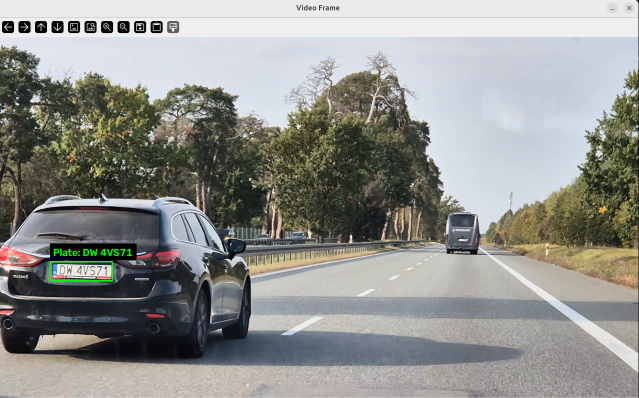
#> input picture alpr/Pasted image.png, 639 x 398 px
$ python -i deskew_license_plates.py   (imports and definitions only)
#> lines starting #> are read from the running program, lines starting #| are printed output that depends on the picture
#> further down, picture is the input picture: shape (398, 639, 3); mean B, G, R 141.7, 145.6, 144.5
from dataclasses import dataclass
from math import atan2, ceil, degrees, hypot, pi

import cv2


@dataclass(frozen=True)
class ReferenceLine:
    start: tuple[int, int]
    end: tuple[int, int]
    angle: float
    weight: float


class LpDeskew:
    """Straighten a plate using its near-horizontal edges and text strokes."""

    def find_reference_lines(self, image) -> list[ReferenceLine]:
        if image is None or image.size == 0:
            raise ValueError("image must be a non-empty OpenCV image")

        if image.ndim == 2:
            gray = image
        elif image.ndim == 3 and image.shape[2] == 3:
            gray = cv2.cvtColor(image, cv2.COLOR_BGR2GRAY)
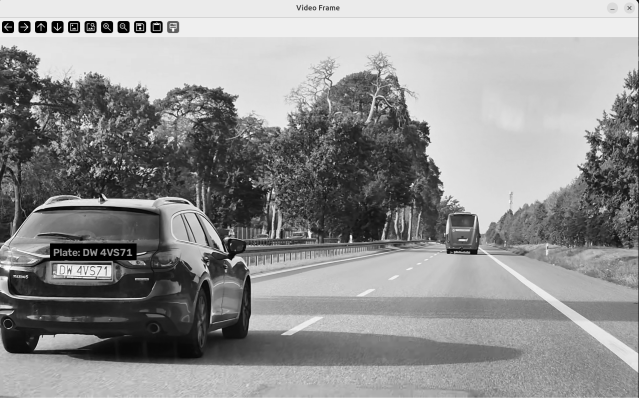
#> gray: shape (398, 639); min 0, max 255, mean 144.8
        elif image.ndim == 3 and image.shape[2] == 4:
            gray = cv2.cvtColor(image, cv2.COLOR_BGRA2GRAY)
        else:
            raise ValueError("image must be grayscale, BGR, or BGRA")

        width = gray.shape[1]
#> width = 639
        edges = cv2.Canny(cv2.GaussianBlur(gray, (3, 3), 0), 50, 150)
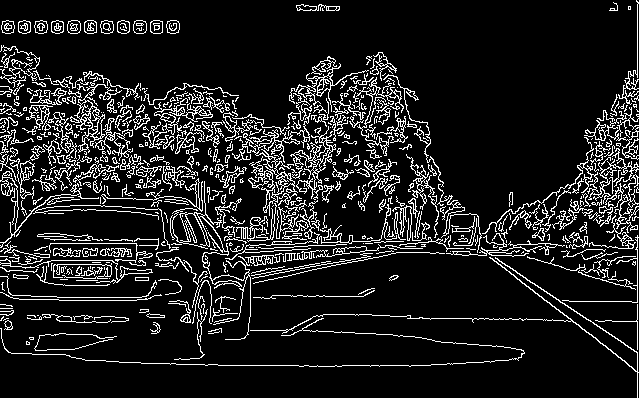
#> edges: shape (398, 639); 12.1% white in thin lines or dots
        segments = cv2.HoughLinesP(
            edges,
            rho=1,
            theta=pi / 180,
            threshold=max(8, round(width * 0.1)),
            minLineLength=max(8, round(width * 0.2)),
            maxLineGap=max(2, round(width * 0.05)),
        )
#> segments = 201 rows, first 6: [637, 397, 637, 1], [6, 256, 170, 251], [2, 73, 442, 191], [8, 271, 636, 216], [446, 248, 628, 236], [383, 229, 605, 249]

        references = []
        if segments is None:
            return references

        for x1, y1, x2, y2 in segments.reshape(-1, 4):
            dx, dy = int(x2 - x1), int(y2 - y1)
            # A line has no direction: both endpoint orders must give the same angle.
            angle = (degrees(atan2(dy, dx)) + 90) % 180 - 90
            if -40 <= angle <= 40:
                references.append(
                    ReferenceLine(
                        start=(int(x1), int(y1)),
                        end=(int(x2), int(y2)),
                        angle=angle,
                        weight=hypot(dx, dy),
                    )
                )
#> this loop made 201 passes
#> (x1, y1, x2, y2, dx, dy, angle) on passes 1 to 3: (637, 397, 637, 1, 0, -396, -90), (6, 256, 170, 251, 164, -5, -1.75), (2, 73, 442, 191, 440, 118, 15.01)
#> after the loop, references = 194 items
        return references

    def estimate_angle(self, image) -> float:
        """Return the length-weighted angle of the dominant line direction."""
        references = self.find_reference_lines(image)
#> references = 194 items
        if not references:
            return 0.0

        # Pick the dominant direction first so unrelated lines do not cancel it.
        ordered = sorted(references, key=lambda line: line.angle)
#> ordered = 194 items
        half_weight = sum(line.weight for line in ordered) / 2
#> half_weight = 26753.4
        cumulative_weight = 0.0
        median_angle = ordered[-1].angle
#> median_angle = 38.13
        for line in ordered:
            cumulative_weight += line.weight
            if cumulative_weight >= half_weight:
                median_angle = line.angle
                break
#> this loop made 107 passes
#> (cumulative_weight, median_angle) on pass 107: (26990.5, 0.895)
#> cumulative_weight on passes 1 to 6: 158.4, 420.4, 653.5, 802.8, 1044, 1275.9
#> after the loop, cumulative_weight = 26990.5

        inliers = [line for line in references if abs(line.angle - median_angle) <= 5]
#> inliers = 59 items
        total_weight = sum(line.weight for line in inliers)
#> total_weight = 13649.7
        return sum(line.angle * line.weight for line in inliers) / total_weight

    def deskew(self, image):
        """Return a rotated copy of image, retaining the full rotated canvas."""
        angle = self.estimate_angle(image)
#> angle = 0.105
        if abs(angle) < 0.01:
            return image.copy()

        height, width = image.shape[:2]
#> height = 398; width = 639
        rotation = cv2.getRotationMatrix2D((width / 2, height / 2), angle, 1)
#> rotation = [[1, 0.00183, -0.364], [-0.00183, 1, 0.586]]
        new_width = ceil(height * abs(rotation[0, 1]) + width * abs(rotation[0, 0]))
#> new_width = 640
        new_height = ceil(height * abs(rotation[0, 0]) + width * abs(rotation[0, 1]))
#> new_height = 400
        rotation[0, 2] += (new_width - width) / 2
        rotation[1, 2] += (new_height - height) / 2
        return cv2.warpAffine(
            image,
            rotation,
            (new_width, new_height),
            flags=cv2.INTER_LINEAR,
            borderMode=cv2.BORDER_REPLICATE,
        )
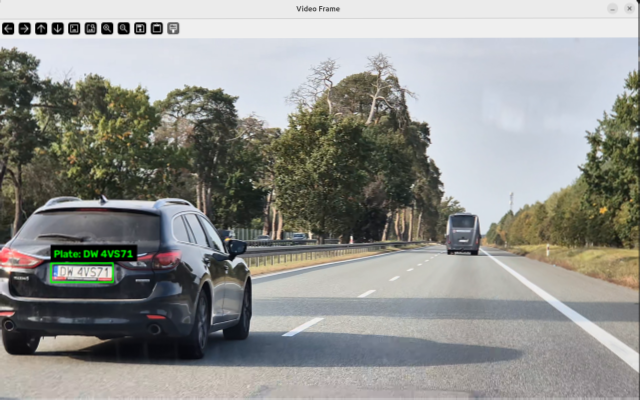
#> returned value: shape (400, 640, 3); mean of channels 0, 1, 2 142, 145.8, 144.8; drawn as B, G, R

>>> import cv2
>>> picture = cv2.imread('Pasted image.png')
>>> result = LpDeskew().deskew(picture)
